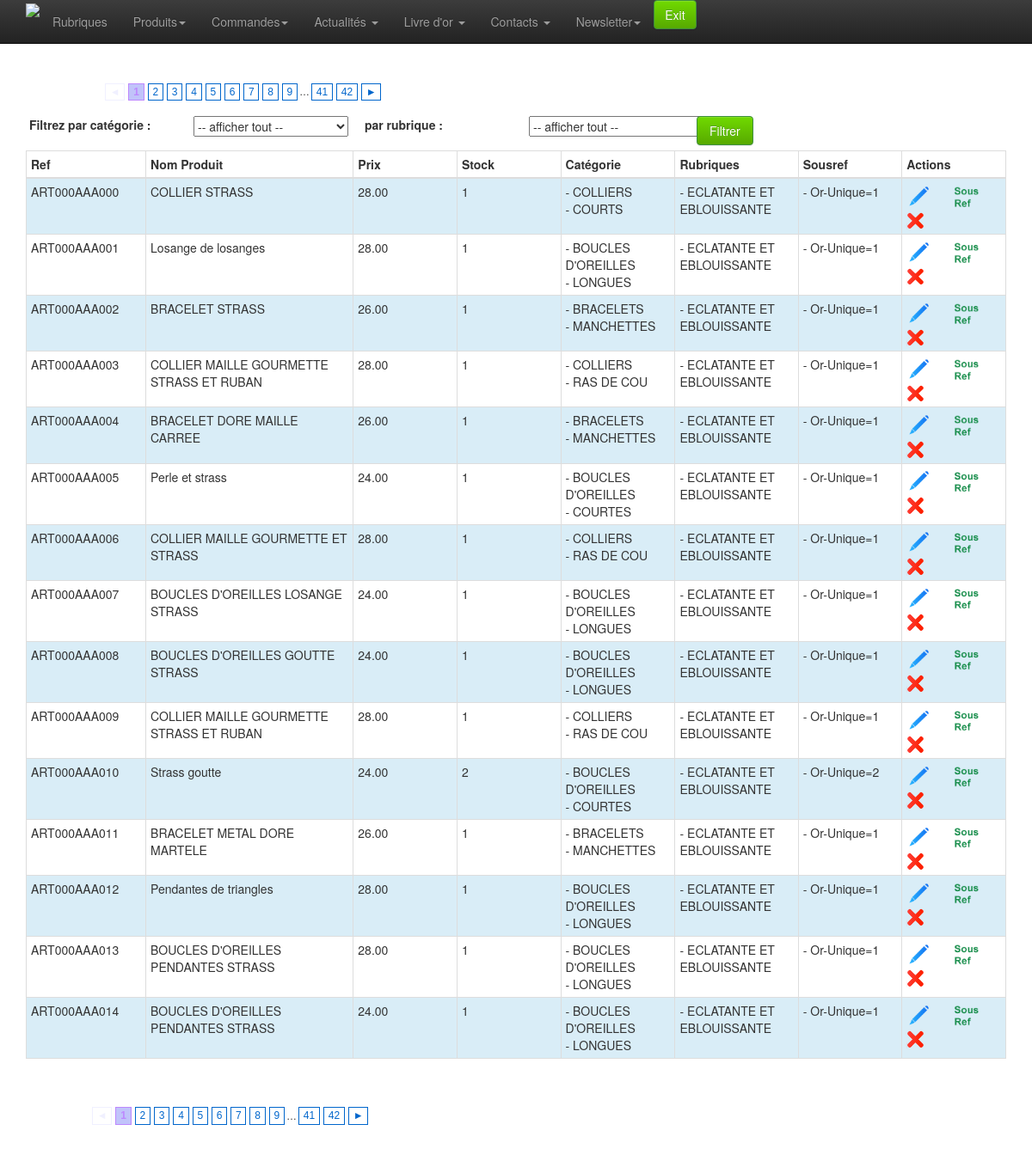
The app's page /admin/product-list.php (signed in) with its own data.
### tables this page shows
CREATE TABLE `product` (
  `id` int(10) unsigned NOT NULL AUTO_INCREMENT,
  `date_creation` timestamp NOT NULL DEFAULT CURRENT_TIMESTAMP,
  `date_suppr` timestamp NULL DEFAULT NULL,
  `reference` varchar(250) DEFAULT NULL,
  `prix` decimal(10,2) DEFAULT NULL,
  `libprix` varchar(120) DEFAULT NULL,
  `shipping` decimal(10,2) NOT NULL DEFAULT '0.00',
  `label` varchar(250) NOT NULL,
  `titreaccroche` varchar(250) DEFAULT NULL,
  `accroche` text,
  `description` text,
  `image1` varchar(250) DEFAULT NULL,
  `image2` varchar(250) DEFAULT NULL,
  `image3` varchar(250) DEFAULT NULL,
  `actif` tinyint(4) NOT NULL DEFAULT '1',
  PRIMARY KEY (`id`)
);

CREATE TABLE `catproduct` (
  `id` int(10) unsigned NOT NULL AUTO_INCREMENT,
  `label` varchar(250) NOT NULL,
  `description` text,
  `parent` int(11) NOT NULL DEFAULT '0',
  `image` varchar(250) DEFAULT NULL,
  `level` int(11) NOT NULL DEFAULT '0',
  `ordre` smallint(6) NOT NULL DEFAULT '100',
  PRIMARY KEY (`id`)
);

CREATE TABLE `rubrique` (
  `id` smallint(5) unsigned NOT NULL AUTO_INCREMENT,
  `label` varchar(50) NOT NULL,
  `sous_titre` varchar(100) NOT NULL,
  `image` varchar(100) NOT NULL,
  PRIMARY KEY (`id`)
);

CREATE TABLE `product_sousref` (
  `id` int(10) unsigned NOT NULL AUTO_INCREMENT,
  `sousref` varchar(250) DEFAULT NULL,
  `id_product` int(10) unsigned NOT NULL,
  `id_color` smallint(5) unsigned NOT NULL,
  `id_size` smallint(5) unsigned NOT NULL,
  `stock` smallint(6) NOT NULL DEFAULT '0',
  `actif` tinyint(4) NOT NULL DEFAULT '1',
  PRIMARY KEY (`id`)
);

CREATE TABLE `color` (
  `id` smallint(5) unsigned NOT NULL AUTO_INCREMENT,
  `label` varchar(50) NOT NULL,
  PRIMARY KEY (`id`)
);

CREATE TABLE `size` (
  `id` smallint(5) unsigned NOT NULL AUTO_INCREMENT,
  `label` varchar(50) NOT NULL,
  PRIMARY KEY (`id`)
);

### admin/classes/StorageManager.php (called while the page is built, shortened)
<?php
class StorageManager{
	protected function dbConnect() {
	    $host = DBHOST;
	    $user = DBUSER;
	    $pass = DBPASSWD;
	    $bdd  = DBNAME;
		try {
			$this->mysqli = new mysqli ($host, $user, $pass, $bdd) ;
		} catch (Exception $e) {
			throw new Exception("Erreur Connexion DB ". $e->getMessage());
		}
	}
}
?>

### admin/classes/Catproduct.php (called while the page is built, shortened)
<?php
require_once("StorageManager.php");
class Catproduct extends StorageManager {
	public function getCategorieByProduct($id){
		$requete = "SELECT catproduct.label as catlabel,catproduct.id as catid,catproduct.image as descat
					FROM product
					INNER JOIN product_categorie ON product.id=product_categorie.id_product
					INNER JOIN catproduct ON catproduct.id = product_categorie.id_categorie
					WHERE product.id=". $id ;
		$new_array = null;
		$result = mysqli_query($this->mysqli,$requete);
		while( $row = mysqli_fetch_assoc( $result)){
			$new_array[] = $row;
		}
		return $new_array;
	}
	public function getRubriqueByProduct($id){
		$requete = "SELECT rubrique.label as rublabel,rubrique.id as rubid
					FROM product
					INNER JOIN product_rubrique ON product.id=product_rubrique.id_product
					INNER JOIN rubrique ON rubrique.id = product_rubrique.id_rubrique
					WHERE product.id=". $id ;
		$new_array = null;
		$result = mysqli_query($this->mysqli,$requete);
		while( $row = mysqli_fetch_assoc( $result)){
			$new_array[] = $row;
		}
		return $new_array;
	}
	public function getCouleurByProduct($id){
		$new_array = null;
		return $new_array;
	}
	public function getRubriques( $id=0, $debug=false ){
		$sql = "SELECT * FROM rubrique";
		$sql .= " ORDER BY id ASC;";
		$new_array = null;
		$result = mysqli_query($this->mysqli,$sql);
		while( $row = mysqli_fetch_assoc( $result)){
			$new_array[] = $row;
		}
		return $new_array;
	}
	public function productNumberGet( $categorie, $rubrique, $actif, $debug=false ) {
		if (empty($categorie) && empty($rubrique)) {
			$sql = "SELECT count(*) as nb FROM `product`" ;
			if ( $actif != '' ) $sql .= " WHERE actif = " . $actif;
		}
		$new_array = null;
		$result = mysqli_query($this->mysqli,$sql);
		while( $row = mysqli_fetch_assoc( $result)){
			$new_array[] = $row;
		}
		return $new_array[0]['nb'];
	}
	public function productGet( $id, $offset, $count, $categorie, $rubrique, $actif, $debug=false ){
		try {
			if (!isset($id)){
				if (isset($offset) && isset($count)) {
					if (empty($categorie) && empty($rubrique)) {
						$sql = "SELECT product.id, product.reference, product.prix, product.shipping, product.libprix, product.label
									,product.image1, product.accroche
									FROM product WHERE actif = $actif
									ORDER BY product.reference ASC
									LIMIT ". $offset .",". $count .";" ;
					}
				} else {
					if ( $debug ) echo "--- 5<br>";
					$sql = "SELECT * FROM `product` WHERE actif = $actif ORDER BY `reference`;" ;
				}
			} else {
				if ( $debug ) echo "--- 6<br>";
				$sql = "SELECT product.*
					FROM product
					WHERE product.id=". $id ;
			}
			$new_array = null;
			$result = mysqli_query($this->mysqli,$sql);
			while( $row = mysqli_fetch_assoc( $result)){
				$resultdetailCat = $this->getCategorieByProduct($row['id']);
				$resultdetailRubrique = $this->getRubriqueByProduct($row['id']);
				$resultdetailCouleur = $this->getCouleurByProduct($row['id']);
				$resultSousRef = $this->productsousrefGet($row['id'], null);
				$row['categories'] = $resultdetailCat;
				$row['rubriques'] = $resultdetailRubrique;
				$row['couleurs'] = $resultdetailCouleur;
				$row['sousref'] = $resultSousRef;
				$new_array[] = $row;
			}
			return $new_array;
		} catch (Exception $e) {
			die('Erreur : ' . $e->getMessage());
			return "errrrrrrooooOOor";
		}
	}
	public function productsousrefGet( $id_product, $id_souref ){
		$sql = null;
		try {
			if (isset($id_souref)){
				$sql = "SELECT product_sousref.id,product_sousref.sousref,product_sousref.id_color,
							product_sousref.id_size,product_sousref.stock, color.label as color, size.label as size
						FROM product_sousref
						INNER JOIN color ON color.id = product_sousref.id_color
						INNER JOIN size ON size.id = product_sousref.id_size
						WHERE product_sousref.id=". $id_souref .";" ;
			} else {
				$sql = "SELECT product_sousref.id,product_sousref.sousref,product_sousref.id_color, product_sousref.id_size,product_sousref.stock, color.label as color, size.label as size
						FROM product_sousref
						INNER JOIN color ON color.id = product_sousref.id_color
						INNER JOIN size ON size.id = product_sousref.id_size
						WHERE product_sousref.id_product=". $id_product ."
						ORDER BY product_sousref.id_color;" ;
			}
			$new_array = null;
			$result = mysqli_query($this->mysqli,$sql);
			while( $row = mysqli_fetch_assoc( $result)){
				$new_array[] = $row;
			}
			return $new_array;
		} catch (Exception $e) {
			die('Erreur : ' . $e->getMessage());
			return "errrrrrrooooOOor";
		}
	}
	public function getStockByProduit( $id_product=0, $debug=false ) {
		$sql = "SELECT SUM(stock) AS stock FROM `product_sousref`
			WHERE `id_product`=" . $id_product . ";";
		$new_array = null;
		$result = mysqli_query($this->mysqli,$sql);
		while( $row = mysqli_fetch_assoc( $result)){
			$new_array[] = $row;
		}
		return $new_array;
	}
}

### admin/product-list.php (the view, shortened to what this page needs)
<?
	include_once 'classes/pagination.php';
	require 'classes/Catproduct.php';
	if (empty($_GET[ "actif" ])) {
	    $actif=1;
	} else {
	    $actif=0;
	}
	if (!empty($_POST[ "rubrique" ])){
		$rub = $_POST[ "rubrique" ];
	} else {
		if (!empty($_GET[ "rubrique" ])){
			$rub = $_GET[ "rubrique" ];
		} else {
			$rub = null;
		}
	}
	if (!empty($_POST[ "categorie" ])){
		$categ = $_POST[ "categorie" ];
	} else {
		if (!empty($_GET[ "categorie" ])){
			$categ = $_GET[ "categorie" ];
		} else {
			$categ = null;
		}
	}
	try {
		$catproduct = new Catproduct();
		$total = $catproduct->productNumberGet( $categ, $rub, $actif, false );
		$epp = 15;
		$nbPages = ceil($total/$epp);
		$current = 1;
		$start = ($current * $epp - $epp);
		$result = $catproduct->productGet( null, $start, $epp, $categ, $rub, $actif, false );
		$catproduct->catproduitViewIterative(null);
		$rubresult = $catproduct->getRubriques();
	} catch (Exception $e) {
		echo 'Erreur contactez votre administrateur <br> :',  $e->getMessage(), "\n";
		$catproduct = null;
		exit();
	}
?>
<!doctype html>
<html class="no-js" lang="en">
<head>
	<?php include_once 'inc-meta.php';?>
</head>
<body>
	<?php require_once 'inc-menu.php';?>
	<div class="container">
		<div class="row">
			<div class="col-xs-12 col-sm-12 col-md-12">
				<?php echo paginate('product-list.php?rubrique='.$rub.'&categorie='.$categ , '&p=', $nbPages, $current); ?>
				<br><br>
			</div>
		</div>
		<div class="row">
				<form name="formulaire" class="form-horizontal" method="GET"  action="product-list.php" >
				<div class="col-md-2">
					<label  >&nbsp;Filtrez par catégorie :</label>
				</div>
				<div class="col-md-2">
					<select name="categorie" id="categorie">
					<option value="" selected>-- afficher tout --</option>
					</select>
				</div>
				<div class="col-md-2">
					<label  >&nbsp;par rubrique :</label>
				</div>
				<div class="col-md-2">
					<select name="rubrique" id="rubrique">
					<option value="" selected>-- afficher tout --</option>
					</select>
				</div>
				<div class="col-md-3">
					<button class="btn btn-success col-sm-3" type="submit" >Filtrer</button>
				</div>
				<br><br>
		</div>
		<div class="row">
			<div class="col-xs-12 col-sm-12 col-md-12">
				<table class="table table-hover table-bordered table-condensed table-striped" >
					<thead>
						<tr>
							<th class="col-md-1" style="">
								Ref
							</th>
							<th class="col-md-2" style="">
								Nom Produit
							</th>
							<th class="col-md-1" style="">
								Prix
							</th>
							<th class="col-md-1" style="">
								Stock
							</th>
							<th class="col-md-1" style="">
								Catégorie
							</th>
							<th class="col-md-1" style="">
								Rubriques
							</th>
							<th class="col-md-1" style="">
								Sousref
							</th>
							<th class="col-md-1" colspan=3 style="">
								Actions
							</th>
						</tr>
					</thead>
					<tbody>
						<?php
						if ( !empty( $result) )  {
							$i=0;
							$produit = new Catproduct();
							foreach ( $result as $value ) {
								$i++;
								$data_stock = $produit->getStockByProduit( $value[ "id" ], false );
								$categs = '';
								if (!empty($value[ "categories" ])) {
									foreach ($value[ "categories" ] as $value2) {
										$categs .= '- '. $value2[ "catlabel" ] .' <br> ';
									}
								}
								$rubs = '';
								if (!empty($value[ "rubriques" ])) {
									foreach ($value[ "rubriques" ] as $value2) {
										$rubs .= '- '. $value2[ "rublabel" ] .' <br> ';
									}
								}
								$sousref = '';
								if (!empty($value[ "sousref" ])) {
									foreach ($value[ "sousref" ] as $value3) {
										$sousref .= '- '. $value3[ "color" ] .'-'. $value3[ "size" ] .'='. $value3[ "stock" ] .' <br> ';
									}
								}
							?>
							<tr class="<?php if ($i%2!=0) echo 'info'?>">
								<td><?php echo $value[ "reference" ]?></td>
								<td><?php echo $value[ "label" ] ?></td>
								<td><?php echo $value[ "prix" ]?></td>
								<td><?php echo $data_stock[ 0 ][ "stock" ]?></td>
								<td><?php echo $categs?></td>
								<td><?php echo $rubs?></td>
								<td><?php echo $sousref?></td>
								<td>
									<a href="product-edit.php?id=<?php echo $value[ "id" ] ?>&rubrique=<?php echo $rub ?>&categorie=<?php echo $categ ?>"><img src="img/modif.png" width="30" alt="Modifier" ></a>
									<a href="product-sousref-edit.php?id=<?php echo $value[ "id" ] ?>&rubrique=<?php echo $rub ?>&categorie=<?php echo $categ ?>"><img src="img/sr.png" width="30" alt="Modifier" ></a>
									<?php if ($actif==0):?>
									<div style="display: none;" class="supp<?php echo $value[ "id" ]?> alert alert-warning alert-dismissible fade in" role="alert">
								      <button type="button" class="close"  aria-label="Close" onclick="$('.supp<?php echo $value[ "id" ]?>').css('display', 'none');"><span aria-hidden="true">×</span></button>
								      <strong>Voulez vous réactiver ce produit ?</strong>
								      <button type="button" class="btn btn-success" onclick="location.href='product-fp.php?reference=product&action=reactive&id=<?php echo $value[ "id" ] ?>'">Oui !</button>
								 	</div>
									<img src="img/check.png" width="20" alt="Supprimer" onclick="$('.supp<?php echo $value[ "id" ]?>').css('display', 'block');">
									<?php else:?>
									<img src="img/del.png" width="20" alt="Supprimer" onclick="$('.supp<?php echo $value[ "id" ]?>').css('display', 'block');">
									<?php endif;?>
								</td>
							</tr>
							<?php } ?>
						<?php } ?>
					</tbody>
				</table>
			</div>
			<?php echo paginate('product-list.php?rubrique='.$rub.'&categorie='.$categ , '&p=', $nbPages, $current); ?>
		</div>
	</div>
</body>
</html>

### admin/css/style.css (style rules this page uses)
body { padding-top: 60px; padding-bottom: 40px; }
.btn-success { background-color: #57a900; background-image: -moz-linear-gradient(top, #70d900, #57a900); background-image: -ms-linear-gradient(top, #70d900, #57a900); background-image: -webkit-gradient(linear, 0 0, 0 100%, from(#70d900), to(#57a900)); background-image: -webkit-linear-gradient(top, #70d900, #57a900); background-image: -o-linear-gradient(top, #70d900, #57a900); background-image: linear-gradient(top, #70d900, #57a900); filter: progid:DXImageTransform.Microsoft.gradient(startColorstr='#70d900', endColorstr='#57a900', GradientType=0); }

### records on screen
product: reference "ART000AAA000", label "COLLIER STRASS", prix "28.00", data_stock "1"
catproduct: label "COLLIERS"
catproduct: label "COURTS"
rubrique: label "ECLATANTE ET EBLOUISSANTE"
product_sousref: id_color.label "Or", id_size.label "Unique", stock "1"
product: reference "ART000AAA001", label "Losange de losanges", prix "28.00", data_stock "1"
catproduct: label "BOUCLES D'OREILLES"
catproduct: label "LONGUES"
product_sousref: id_color.label "Or", id_size.label "Unique", stock "1"
product: reference "ART000AAA002", label "BRACELET STRASS", prix "26.00", data_stock "1"
catproduct: label "BRACELETS"
catproduct: label "MANCHETTES"
product_sousref: id_color.label "Or", id_size.label "Unique", stock "1"
product: reference "ART000AAA003", label "COLLIER MAILLE GOURMETTE STRASS ET RUBAN", prix "28.00", data_stock "1"
catproduct: label "RAS DE COU"
product_sousref: id_color.label "Or", id_size.label "Unique", stock "1"
product: reference "ART000AAA004", label "BRACELET DORE MAILLE CARREE", prix "26.00", data_stock "1"
product_sousref: id_color.label "Or", id_size.label "Unique", stock "1"
product: reference "ART000AAA005", label "Perle et strass", prix "24.00", data_stock "1"
catproduct: label "COURTES"
product_sousref: id_color.label "Or", id_size.label "Unique", stock "1"
product: reference "ART000AAA006", label "COLLIER MAILLE GOURMETTE ET STRASS", prix "28.00", data_stock "1"
product_sousref: id_color.label "Or", id_size.label "Unique", stock "1"
product: reference "ART000AAA007", label "BOUCLES D'OREILLES LOSANGE STRASS", prix "24.00", data_stock "1"
product_sousref: id_color.label "Or", id_size.label "Unique", stock "1"
product: reference "ART000AAA008", label "BOUCLES D'OREILLES GOUTTE STRASS", prix "24.00", data_stock "1"
product_sousref: id_color.label "Or", id_size.label "Unique", stock "1"
product: reference "ART000AAA009", label "COLLIER MAILLE GOURMETTE STRASS ET RUBAN", prix "28.00", data_stock "1"
product_sousref: id_color.label "Or", id_size.label "Unique", stock "1"
product: reference "ART000AAA010", label "Strass goutte", prix "24.00", data_stock "2"
product_sousref: id_color.label "Or", id_size.label "Unique", stock "2"
product: reference "ART000AAA011", label "BRACELET METAL DORE MARTELE", prix "26.00", data_stock "1"
product_sousref: id_color.label "Or", id_size.label "Unique", stock "1"
product: reference "ART000AAA012", label "Pendantes de triangles", prix "28.00", data_stock "1"
product_sousref: id_color.label "Or", id_size.label "Unique", stock "1"
product: reference "ART000AAA013", label "BOUCLES D'OREILLES PENDANTES STRASS", prix "28.00", data_stock "1"
product_sousref: id_color.label "Or", id_size.label "Unique", stock "1"
product: reference "ART000AAA014", label "BOUCLES D'OREILLES PENDANTES STRASS", prix "24.00", data_stock "1"
product_sousref: id_color.label "Or", id_size.label "Unique", stock "1"

### other values on screen
$penultimate "41 41"
$total "42 42"
